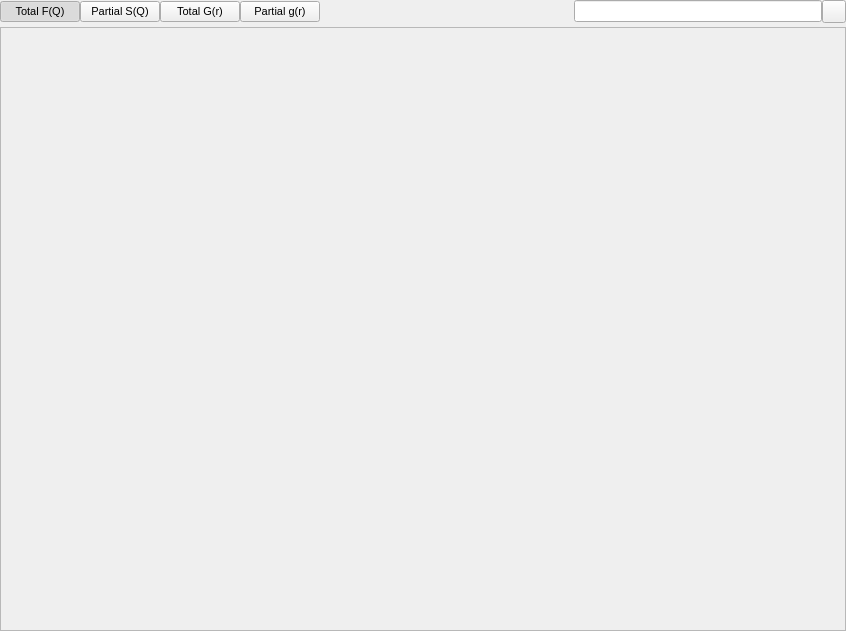
<?xml version="1.0" encoding="UTF-8"?>
<ui version="4.0">
 <class>NeutronSQModuleWidget</class>
 <widget class="QWidget" name="NeutronSQModuleWidget">
  <property name="geometry">
   <rect>
    <x>0</x>
    <y>0</y>
    <width>846</width>
    <height>631</height>
   </rect>
  </property>
  <property name="sizePolicy">
   <sizepolicy hsizetype="Expanding" vsizetype="Expanding">
    <horstretch>0</horstretch>
    <verstretch>0</verstretch>
   </sizepolicy>
  </property>
  <property name="font">
   <font>
    <pointsize>8</pointsize>
   </font>
  </property>
  <property name="windowTitle">
   <string>NeutronSQ Controls</string>
  </property>
  <layout class="QVBoxLayout" name="verticalLayout">
   <property name="spacing">
    <number>4</number>
   </property>
   <property name="leftMargin">
    <number>0</number>
   </property>
   <property name="topMargin">
    <number>0</number>
   </property>
   <property name="rightMargin">
    <number>0</number>
   </property>
   <property name="bottomMargin">
    <number>0</number>
   </property>
   <item>
    <layout class="QHBoxLayout" name="horizontalLayout_3">
     <property name="spacing">
      <number>0</number>
     </property>
     <item>
      <widget class="QPushButton" name="TotalFQButton">
       <property name="toolTip">
        <string>Show the neutron-weighted total F(Q) formed from the weighted partial S(Q)</string>
       </property>
       <property name="text">
        <string>Total F(Q)</string>
       </property>
       <property name="checkable">
        <bool>true</bool>
       </property>
       <property name="checked">
        <bool>true</bool>
       </property>
       <property name="autoExclusive">
        <bool>true</bool>
       </property>
      </widget>
     </item>
     <item>
      <widget class="QPushButton" name="PartialSQButton">
       <property name="toolTip">
        <string>Show the neutron-weighted partial S(Q)</string>
       </property>
       <property name="text">
        <string>Partial S(Q)</string>
       </property>
       <property name="checkable">
        <bool>true</bool>
       </property>
       <property name="checked">
        <bool>false</bool>
       </property>
       <property name="autoExclusive">
        <bool>true</bool>
       </property>
      </widget>
     </item>
     <item>
      <widget class="QPushButton" name="TotalGRButton">
       <property name="toolTip">
        <string>Show the total neutron-weighted G(r) formed from summation of the weighted partial g(r)</string>
       </property>
       <property name="text">
        <string>Total G(r)</string>
       </property>
       <property name="checkable">
        <bool>true</bool>
       </property>
       <property name="checked">
        <bool>false</bool>
       </property>
       <property name="autoExclusive">
        <bool>true</bool>
       </property>
      </widget>
     </item>
     <item>
      <widget class="QPushButton" name="PartialGRButton">
       <property name="toolTip">
        <string>Show the neutron-weighted partial g(r)</string>
       </property>
       <property name="text">
        <string>Partial g(r)</string>
       </property>
       <property name="checkable">
        <bool>true</bool>
       </property>
       <property name="checked">
        <bool>false</bool>
       </property>
       <property name="autoExclusive">
        <bool>true</bool>
       </property>
      </widget>
     </item>
     <item>
      <spacer name="horizontalSpacer">
       <property name="orientation">
        <enum>Qt::Horizontal</enum>
       </property>
       <property name="sizeHint" stdset="0">
        <size>
         <width>40</width>
         <height>20</height>
        </size>
       </property>
      </spacer>
     </item>
     <item>
      <widget class="QLabel" name="FilterIcon">
       <property name="sizePolicy">
        <sizepolicy hsizetype="Minimum" vsizetype="Minimum">
         <horstretch>0</horstretch>
         <verstretch>0</verstretch>
        </sizepolicy>
       </property>
       <property name="maximumSize">
        <size>
         <width>16</width>
         <height>16</height>
        </size>
       </property>
       <property name="text">
        <string/>
       </property>
       <property name="pixmap">
        <pixmap resource="../../../gui/main.qrc">:/general/icons/filter.svg</pixmap>
       </property>
       <property name="scaledContents">
        <bool>true</bool>
       </property>
      </widget>
     </item>
     <item>
      <widget class="QLineEdit" name="FilterEdit">
       <property name="toolTip">
        <string>Filter displayed partials by text / atomtype</string>
       </property>
      </widget>
     </item>
     <item>
      <widget class="QToolButton" name="ClearFilterButton">
       <property name="toolTip">
        <string>Clear partial filter</string>
       </property>
       <property name="text">
        <string/>
       </property>
       <property name="icon">
        <iconset resource="../../../gui/main.qrc">
         <normaloff>:/general/icons/cross.svg</normaloff>:/general/icons/cross.svg</iconset>
       </property>
      </widget>
     </item>
    </layout>
   </item>
   <item>
    <widget class="QFrame" name="PlotFrame">
     <property name="sizePolicy">
      <sizepolicy hsizetype="Expanding" vsizetype="Expanding">
       <horstretch>0</horstretch>
       <verstretch>0</verstretch>
      </sizepolicy>
     </property>
     <property name="acceptDrops">
      <bool>true</bool>
     </property>
     <property name="frameShape">
      <enum>QFrame::StyledPanel</enum>
     </property>
     <property name="frameShadow">
      <enum>QFrame::Sunken</enum>
     </property>
     <layout class="QHBoxLayout" name="horizontalLayout_4">
      <property name="spacing">
       <number>0</number>
      </property>
      <property name="leftMargin">
       <number>0</number>
      </property>
      <property name="topMargin">
       <number>0</number>
      </property>
      <property name="rightMargin">
       <number>0</number>
      </property>
      <property name="bottomMargin">
       <number>0</number>
      </property>
      <item>
       <widget class="DataWidget" name="PlotWidget" native="true"/>
      </item>
     </layout>
    </widget>
   </item>
  </layout>
 </widget>
 <customwidgets>
  <customwidget>
   <class>DataWidget</class>
   <extends>QWidget</extends>
   <header>gui/dataWidget.h</header>
   <container>1</container>
  </customwidget>
 </customwidgets>
 <resources>
  <include location="../../../gui/main.qrc"/>
 </resources>
 <connections/>
</ui>
